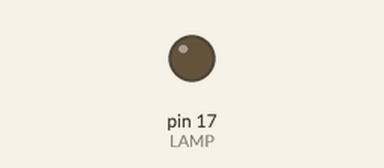
This sketch was run on a simulated Arduino Uno, built with avr-gcc and run on an emulated ATmega328P. Shown: output pins drawn as LEDs (lit = HIGH).

Above: at 3.0 s.
At 9.0 s:
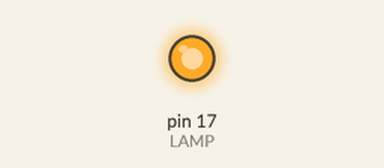
Timing chart, 0 to 15.6 s (numbered marks = the images above):
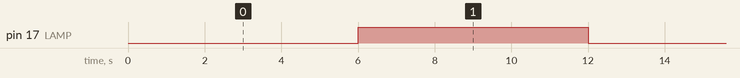

Measured:
- by itself, pin 17 (LAMP): alternates HIGH for 6.0 s and LOW for 6.0 s

The sketch:

day2_led.ino
```cpp
#define LAMP 17

uint32_t TimeCompare;
uint32_t StartTime = 0;

uint32_t TimeSum;
int Hour = 0;
int Minute = 1;

void setup() {
  pinMode(LAMP, OUTPUT);
  TimeSum = (uint32_t)(Hour*60+Minute)*60*100;
  StartTime = millis();
}

void loop() {
  TimeCompare = (millis()-StartTime)/TimeSum;

  if(TimeCompare%2==0){
    digitalWrite(LAMP,LOW);
  }else if(TimeCompare%2==1){
    digitalWrite(LAMP,HIGH);
  }
}
```
